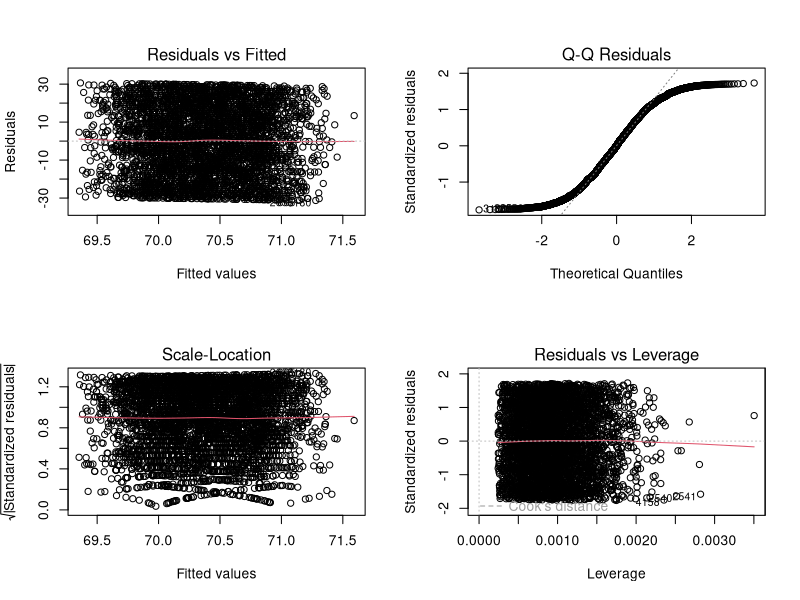
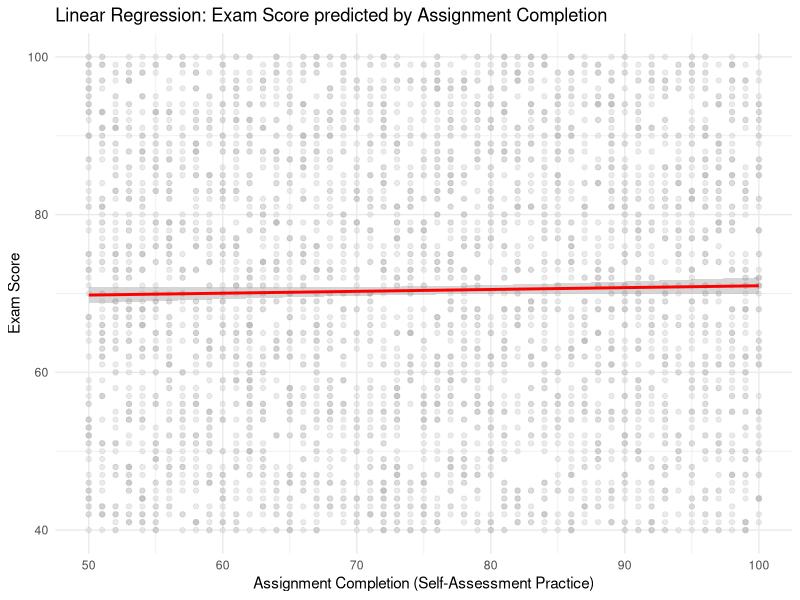

Write R code to recreate these figures, in order.
# ============================================================
# IT3011 Group Assignment - Script 04: Predictive Analysis
# Learning Outcomes: LO3, LO5 - Predictive Modelling
# ============================================================

library(tidyverse)

# ---- 1. Load Cleaned Data ----
cat("Loading cleaned dataset...\n")
data <- read.csv("data/processed/cleaned_data.csv")

# ---- 2. Build Linear Regression Model ----
cat("\n--- Linear Regression Model ---\n")
# Predicting ExamScore based on AssignmentCompletion (Self-assessment proxy)
# along with control variables StudyHours and Attendance.
model <- lm(ExamScore ~ AssignmentCompletion + StudyHours + Attendance, data = data)

model_summary <- summary(model)
print(model_summary)

# ---- 3. Model Diagnostics ----
cat("\nGenerating model diagnostic plots...\n")
dir.create("output/figures", recursive = TRUE, showWarnings = FALSE)

png("output/figures/regression_diagnostics.png", width = 800, height = 600)
par(mfrow = c(2, 2))
plot(model)
dev.off()

# Save regression predictions plot
p_pred <- ggplot(data, aes(x = AssignmentCompletion, y = ExamScore)) +
  geom_point(alpha = 0.3, color = "gray") +
  stat_smooth(method = "lm", col = "red") +
  labs(title = "Linear Regression: Exam Score predicted by Assignment Completion",
       x = "Assignment Completion (Self-Assessment Practice)",
       y = "Exam Score") +
  theme_minimal()
ggsave("output/figures/regression_prediction.png", plot = p_pred, width = 6, height = 4)

# ---- 4. Save Output ----
dir.create("output/tables", recursive = TRUE, showWarnings = FALSE)
sink("output/tables/predictive_results.txt")
cat("Multiple Linear Regression Model Summary:\n")
print(model_summary)
sink()

cat("============================================================\n")
cat("Predictive analysis complete.\n")
cat("All analysis scripts have finished successfully!\n")
cat("============================================================\n")
